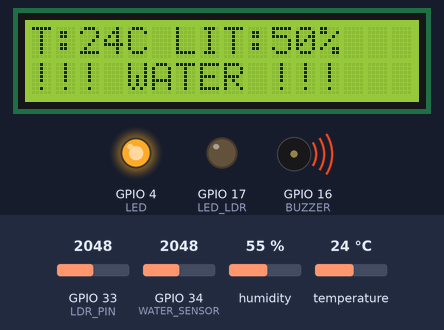
A sketch run on a simulated ESP32. Parts: 16×2 character LCD, output pins drawn as LEDs (lit = HIGH), buzzer (waves = sounding, pin HIGH). Inputs (shaded band) come from the test bench; at power-on: GPIO 34 (WATER_SENSOR) = 2048, GPIO 33 (LDR_PIN) = 2048, temperature 24 °C, humidity 55 %. Nothing arrives over Bluetooth unless stated.

Above: at 2.6 s.
2.7 s: GPIO 34 (WATER_SENSOR) set to 528
4.2 s: GPIO 34 (WATER_SENSOR) set to 468
At 7.2 s:
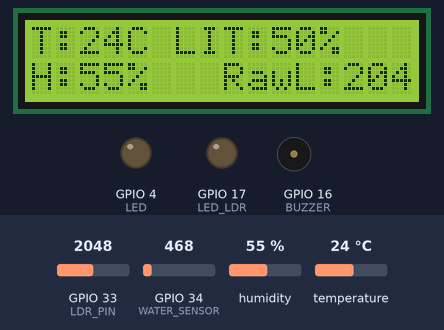
7.5 s: GPIO 33 (LDR_PIN) set to 219
At 8.9 s:
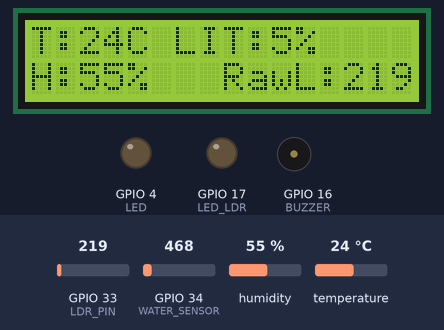
9.5 s: GPIO 33 (LDR_PIN) set to 182
At 10.4 s:
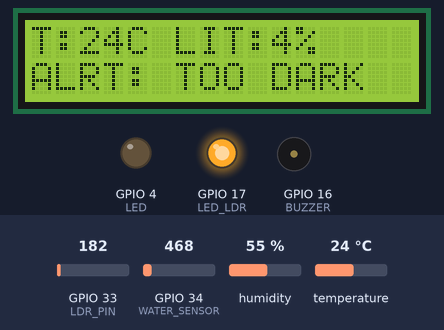
11.5 s: temperature set to 28 °C
At 14.7 s:
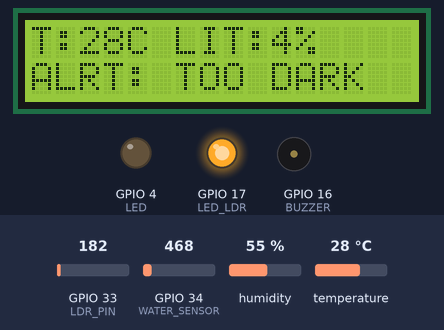
15.5 s: temperature set to 31 °C
At 19.0 s:
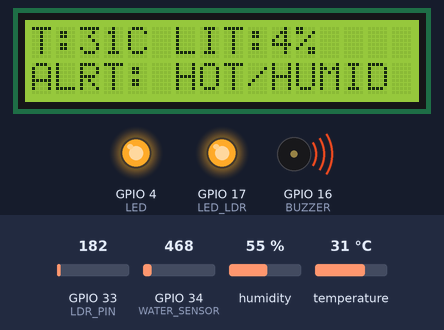
Timing chart, 0 to 20.5 s (numbered marks = the images above; inputs shaded):
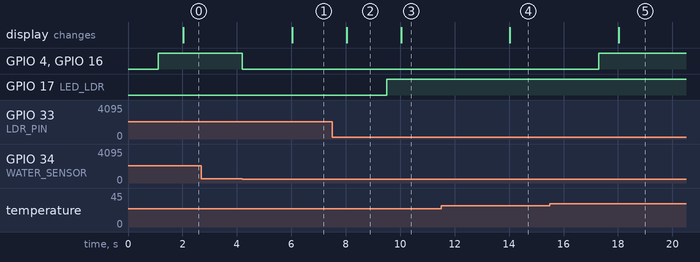

Measured:
- the behaviour switches between 501 and 500 on GPIO 34 (WATER_SENSOR) (found by bisection; images 0 and 1)
- the behaviour switches between 200 and 199 on GPIO 33 (LDR_PIN) (found by bisection; images 2 and 3)
- the behaviour switches between 29 and 30 °C on temperature (found by bisection; images 4 and 5)
- after the input at 2.7 s, every drawn part: stays the same
- after the input at 4.2 s, GPIO 4 (LED), GPIO 16 (BUZZER): HIGH → LOW at once; the display: changes after 1.8 s (image 1)
- after the input at 7.5 s, the display: changes after 0.53 s (image 2)
- after the input at 9.5 s, GPIO 17 (LED_LDR): LOW → HIGH at once; the display: changes after 0.53 s (image 3)
- after the input at 11.5 s, the display: changes after 2.5 s (image 4)
- after the input at 15.5 s, GPIO 4 (LED), GPIO 16 (BUZZER): LOW → HIGH after 1.8 s; the display: changes after 2.5 s (image 5)

The sketch:

Laboratory-3.4-Control-LED-and-Sending-Msg-via-bluetooth.ino
```cpp
#include "BluetoothSerial.h"
#include "DHT.h"
#include <Wire.h>
#include <LiquidCrystal_I2C.h>

#define DHTPIN 32
#define DHTTYPE DHT11
#define LED 4
#define BUZZER 16
#define WATER_SENSOR 34
#define LDR_PIN 33
#define LED_LDR 17 // Dedicated LED for LDR alarm

#define WATER_THRESHOLD 500
#define LDR_THRESHOLD 200

LiquidCrystal_I2C lcd(0x27, 16, 2);
BluetoothSerial SerialBT;
DHT dht(DHTPIN, DHTTYPE);

unsigned long previousMillis = 0;
const long interval = 2000;

void setup() {
  Serial.begin(115200);
  SerialBT.begin("ESP32_BT_Monitor_4032");

  pinMode(LED, OUTPUT);
  pinMode(BUZZER, OUTPUT);
  pinMode(LED_LDR, OUTPUT); // Initialize the new LDR LED
  pinMode(LDR_PIN, INPUT);

  dht.begin();

  Wire.begin(21, 22);
  lcd.init();
  lcd.backlight();

  lcd.setCursor(0, 0);
  lcd.print("ESP32 System");
  lcd.setCursor(0, 1);
  lcd.print("Dual LED Mode");
  delay(1000);
}

void loop() {
  unsigned long currentMillis = millis();

  int waterValue = analogRead(WATER_SENSOR);
  int ldrValue = analogRead(LDR_PIN);

  int lightIntensity = map(ldrValue, 0, 4095, 0, 100);

  float t = dht.readTemperature();
  float h = dht.readHumidity();

  bool isLeaking = (waterValue > WATER_THRESHOLD);
  bool isHotAndHumid = (t >= 30.0 && h >= 50.0);
  bool isDark = (ldrValue < LDR_THRESHOLD);

  // --- UPDATED ALARM LOGIC ---

  // 1. Water or Heat/Humidity trigger the main LED and Buzzer
  if (isHotAndHumid || isLeaking) {
    digitalWrite(LED, HIGH);
    digitalWrite(BUZZER, HIGH);
  } else {
    digitalWrite(LED, LOW);
    digitalWrite(BUZZER, LOW);
  }

  // 2. Darkness ONLY triggers the LED_LDR
  if (isDark) {
    digitalWrite(LED_LDR, HIGH);
  } else {
    digitalWrite(LED_LDR, LOW);
  }

  if (currentMillis - previousMillis >= interval) {
    previousMillis = currentMillis;
    updateDisplay(t, h, waterValue, ldrValue, lightIntensity, isLeaking, isHotAndHumid, isDark);
  }
}

void updateDisplay(float t, float h, int wVal, int lVal, int intensity, bool leak, bool hot, bool dark) {
  lcd.clear();

  lcd.setCursor(0, 0);
  lcd.print("T:"); lcd.print((int)t); lcd.print("C ");
  lcd.print("LIT:"); lcd.print(intensity); lcd.print("%");

  lcd.setCursor(0, 1);
  if (leak) {
    lcd.print("!!! WATER !!!");
  } else if (hot) {
    lcd.print("ALRT: HOT/HUMID");
  } else if (dark) {
    lcd.print("ALRT: TOO DARK");
  } else {
    lcd.print("H:"); lcd.print((int)h); lcd.print("%");
    lcd.setCursor(8, 1);
    lcd.print("RawL:"); lcd.print(lVal);
  }

  SerialBT.printf("T:%.1f H:%.1f W:%d L:%d Int:%d%%\n", t, h, wVal, lVal, intensity);
}
```
